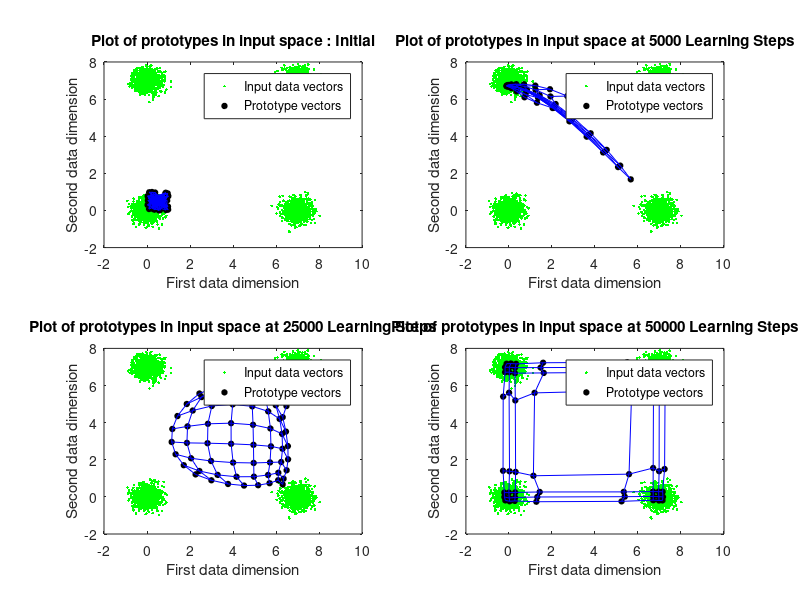
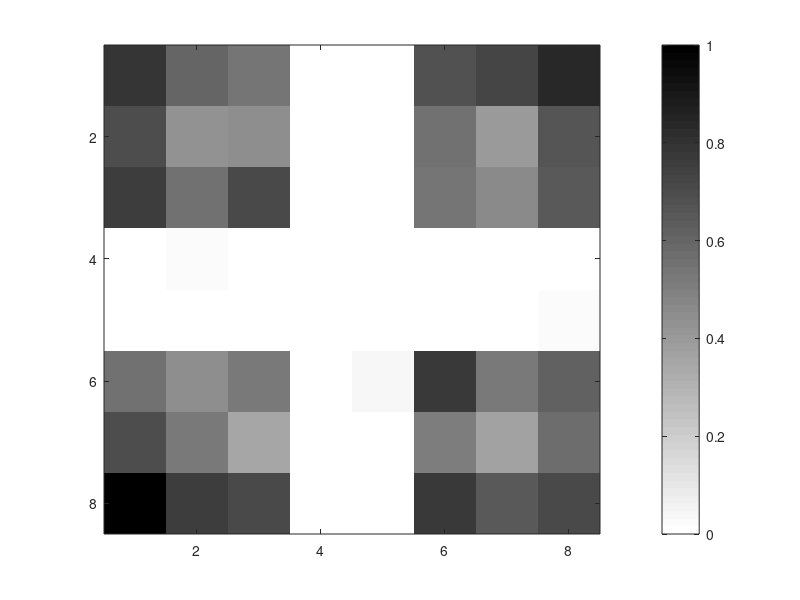

The MATLAB source for these figures, in order:
% hw6 Problem 1
function SOM2
% Prashant Kalvapalle 
% Comp 504 HW6 - Base code for all problems

% NOTE : Initial and final lattice is a cell representation, In the function it is
% used as a multi-dimensional matrix

latticeSize = [8 8]; 
initRadius = max(latticeSize); % Initial radius of influence

numIters = 50000; % number of learning steps
alphaI = .8; % learning rate

% Input data entry
dataInput = [createGaussians([2 1000],.1,[7 7]), createGaussians([2 1000],.1,[0 7]), createGaussians([2 1000],.1,[7 0]), createGaussians([2 1000],.1,[0 0]),]; % each COLUMN is a data point

dimDataInput = size(dataInput,1); % gives the dimensionality of data space
latticeCell = createInitLattice(dimDataInput,latticeSize); % weights initialization

% Perform self organization
finalLattice = selfOrganize(latticeCell,dataInput,numIters,initRadius,alphaI);

% giving the final weights of the lattice in Cell form
finalLatticeCell = mat2cell(finalLattice,ones(1,latticeSize(1)),ones(1,latticeSize(2)),2); finalLatticeCell = cellfun(@(x)reshape(x,2,1),finalLatticeCell,'un',0);

% % Plot the mapping and input data
% figure;
% plot(dataInput(1,:),dataInput(2,:),'g.'); hold on; plot(finalLattice(:,:,1),finalLattice(:,:,2),'ko','MarkerFaceColor','k','MarkerSize',4);
% plot(finalLattice(:,:,1),finalLattice(:,:,2),'k-'); plot(finalLattice(:,:,1)',finalLattice(:,:,2)','b-');
% xlabel('First data dimension'); ylabel('Second data dimension'); title('Self organised clusters')

densityLattice = calcDensityLattice(finalLattice,dataInput,size(latticeCell));
densityLattice = mat2gray(densityLattice);
figure; imagesc(densityLattice); colormap(flipud(gray)); colorbar

end


function finalLattice = selfOrganize(latticeCell,dataInput,numIters,initRadius,alphaI)
% the self organizing map steps here

% convert the input lattice cell into a multi-dimensional Matrix 
Z = cellfun(@(x)reshape(x,1,1,[]),latticeCell,'un',0);
lattice = cell2mat(Z); % this is a multi-dimensional Matrix, with third dimension holding different input dimensions

r = (1:size(lattice,1))';c = 1:size(lattice,2); 
latticeIndices(:,:,1) = r(:,ones(1,size(lattice,2))); latticeIndices(:,:,2) = c(ones(1,size(lattice,1)),:);  % latticeIndices : holds the i,j indices of the 2d lattice space

figure;
subplot(2,2,1);
plot(dataInput(1,:),dataInput(2,:),'g.'); hold on; plot(lattice(:,:,1),lattice(:,:,2),'ko','MarkerFaceColor','k','MarkerSize',4);
plot(lattice(:,:,1),lattice(:,:,2),'b-'); plot(lattice(:,:,1)',lattice(:,:,2)','b-');
xlabel('First data dimension'); ylabel('Second data dimension'); title('Plot of prototypes in input space : Initial')
legend('Input data vectors','Prototype vectors')
dum = 2;

for i = 1:numIters
%     radius = initRadius; % can do decay here
    radius = initRadius * ((i <= numIters/5) + .8 * (i > numIters/5 & i <= numIters/2) + .5 * (i > numIters/2 & i <= numIters*.8)+ .2 * (i > numIters*.8));
    alpha = alphaI * ((i <= numIters/10) + .5 * (i > numIters/10 & i <= numIters/2.5) + .125 * (i > numIters/2.5 & i <= numIters*.8)+ .025 * (i > numIters*.8));
      
    % pick an x (data point) randomly
    x = dataInput(:,randi(size(dataInput,2)));
   
    % find euclidian distances and difference between chosen x and all W's
    differenceMatrix = reshape(x,1,1,[]) - lattice; % a 3D matrix of difference between every weight and x
    distToXMatrix = sqrt(sum((differenceMatrix).^2,3)); % finding norm or eucledian distance
  
    % find the winner = c = [win_row win_col]
    [~, winner] = min(distToXMatrix(:)); [win_row, win_col] = ind2sub(size(distToXMatrix), winner); 
    c = [win_row win_col];
    
    % make a neighbourhood function in a matrix
    neighbourhoodFn = makeNeighbourhoodFn(latticeIndices,c,radius);
    
    % update the weights - Learning rule
    lattice = lattice + alpha * neighbourhoodFn .* differenceMatrix;
    
    if sum(i == [numIters/10 numIters/2 numIters])
        % Plot the mapping and input data
        subplot(2,2,dum);
        plot(dataInput(1,:),dataInput(2,:),'g.'); hold on; plot(lattice(:,:,1),lattice(:,:,2),'ko','MarkerFaceColor','k','MarkerSize',4);
        plot(lattice(:,:,1),lattice(:,:,2),'b-'); plot(lattice(:,:,1)',lattice(:,:,2)','b-');
        xlabel('First data dimension'); ylabel('Second data dimension'); title(['Plot of prototypes in input space at ',num2str(i),' Learning Steps'])
        legend('Input data vectors','Prototype vectors')
        dum = dum + 1;
    end
end
finalLattice = lattice;

end


function densityLattice = calcDensityLattice(lattice,dataInput,sizeOflatticeCell)

densityLattice = zeros(sizeOflatticeCell);

for i = 1:size(dataInput,2)
    x = dataInput(:,i);
    
    % find euclidian distances and difference between chosen x and all W's
    differenceMatrix = reshape(x,1,1,[]) - lattice; % a 3D matrix
    distToXMatrix = sqrt(sum((differenceMatrix).^2,3)); % a 2D matrix for euclidian distances to x
    
    % find the winner = c = [win_row win_col]
    [~, winner] = min(distToXMatrix(:)); [win_row, win_col] = ind2sub(size(distToXMatrix), winner); 
    c = [win_row win_col];
    % update the density lattice
    densityLattice(c(1),c(2)) = densityLattice(c(1),c(2)) + 1;
end
    
end


function neighbourhoodFn = makeNeighbourhoodFn(latticeIndices,c,radius)

distNeighbour = sum(abs(latticeIndices - reshape(c,1,1,[])),3); % Manhattan distance metric for the neighbourhood function
% EqDistNeighbour = sqrt(sum((latticeIndices - reshape(c,1,1,[])).^2,3)); % eucleidian distance metric for the neighbourhood function
neighbourhoodFn = exp(-((distNeighbour)./(radius)).^2);

end


function latticeCell = createInitLattice(dimDataInput,latticeSize)
% creates random weight vectors in a cell 
latticeCell = cell(latticeSize);
latticeCell = arrayfun(@(x) rand(dimDataInput,1),latticeCell, 'uni',0);
end


function x1 = createGaussians(dim,var,mean)
x1 = sqrt(var)*randn(dim(1),dim(2));
% x1=detrend(x1);
x1(1,:) = x1(1,:) + mean(1);
x1(2,:) = x1(2,:) + mean(2);
end


% % Extraas : Cell function formulations..
%     % find euclidian distances
%     differenceMatrix = cellfun(@(t) t - x, lattice);
%     distToXMatrix = cellfun(@(t) norm(t - x), lattice);
% 
% distNeighbour = @(w,c) sum(abs(w - c)); % Manhattan distance metric for the neighbourhood function
% %     distNeighbour = @(w,c) norm(w,c); % eucleidian distance metric for the neighbourhood function
% neighbourhoodFn = @(w,c) exp(-((distNeighbour(w,c))/(2*radius))^2);
% 
% Initializations
%     differenceMatrix = zeros(size(lattice)); % a 3D matrix
%     distToXMatrix =  zeros(size(latticeCell)); % a 2D matrix of eucledian distances
%     
% long for loop for calculation of eucliean distances         
%     for k = 1:size(lattice,2)
%         for j = 1:size(lattice,1)
% %             differenceMatrix(j,k,:) = x - reshape(lattice(j,k,:),size(x));
%             distToXMatrix(j,k) = norm(reshape(differenceMatrix(j,k,:),size(x)));
%         end
%     end
% 
% long for loop for finding distance and making neighbourhood functions
% for j = 1:size(lattice,2)
%     for i = 1:size(lattice,1)
%         w = [i j];
% %         distNeighbour = sum(abs(w - c)); % Manhattan distance metric for the neighbourhood function
%         %     distNeighbour = norm(w,c); % eucleidian distance metric for the neighbourhood function
%         neighbourhoodFn(i,j,:) = exp(-((distNeighbour)/(radius))^2);
